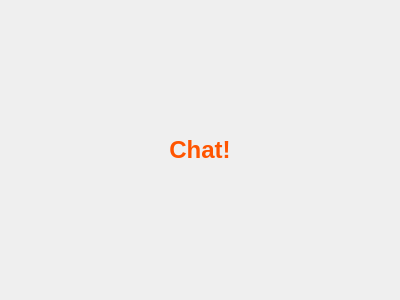
<?xml version="1.0" encoding="UTF-8"?>
<ui version="4.0">
 <class>Form</class>
 <widget class="QWidget" name="Form">
  <property name="geometry">
   <rect>
    <x>0</x>
    <y>0</y>
    <width>400</width>
    <height>300</height>
   </rect>
  </property>
  <property name="windowTitle">
   <string>Form</string>
  </property>
  <layout class="QVBoxLayout" name="verticalLayout">
   <item>
    <widget class="QLabel" name="label">
     <property name="text">
      <string>&lt;html&gt;&lt;head/&gt;&lt;body&gt;&lt;p align=&quot;center&quot;&gt;&lt;span style=&quot; font-size:18pt; font-weight:600; color:#ff5500;&quot;&gt;Chat!&lt;/span&gt;&lt;/p&gt;&lt;/body&gt;&lt;/html&gt;</string>
     </property>
     <property name="alignment">
      <set>Qt::AlignCenter</set>
     </property>
    </widget>
   </item>
  </layout>
 </widget>
 <resources/>
 <connections/>
</ui>
